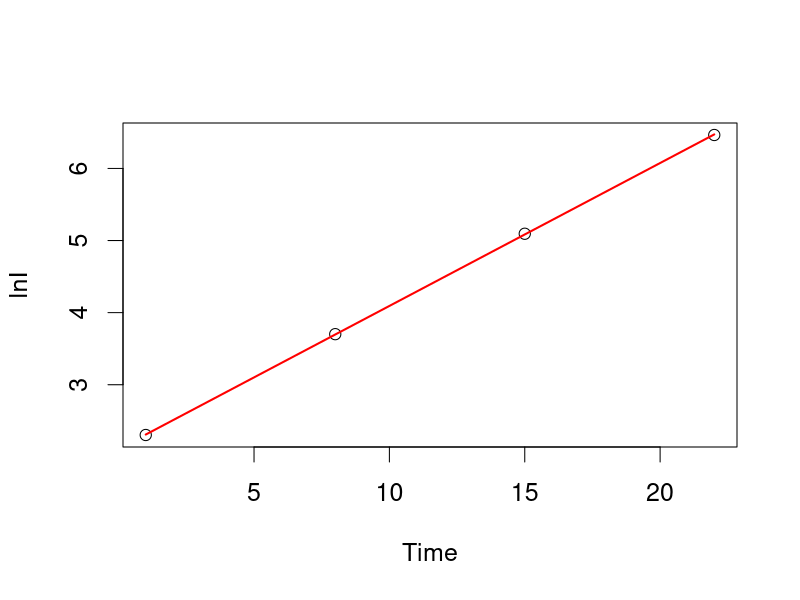

The R script that drew this image:
## Lab 3: SIR MODEL (cont'ed)
## Using the SIR model to study epidemic dynamics


#############################################################################
## !!! NOTE: Please focus on the questions in the lab slides (i.e. pdf file)  
##              -those are the core questions you need to answer. 
## Any additional questions in this R script are meant as guidelines.
#############################################################################

## if you haven't had it installed yet, type in the following first:
## install.packages('deSolve')
library(deSolve)

################################################################################
## SETTING UP THE SIR MODEL
################################################################################
# Step 1: code the SIR model (or function here)
SIR=function(t,state,parameters){
  with(as.list(c(state,parameters)),{
    # rate of change
    dS = -beta*S*I/N;
    dI= beta*S*I/N - gamma*I;
    
    # return the rate of change
    list(c(dS, dI))
  }) # end with(as.list...)
}

# Step 2: specify initial conditions/parameters
N=1e5; # population size
I0=10; # initial No. of Infectious people
S0=N-I0;  # initial No. of Susceptible people
state=c(S=S0, I=I0);  # store the inital conditions I & S together 
parameters=c(beta=.5,gamma=.3);  # store the model parameters, unit: per day

times=seq(0,100,by=1);  # set simulation time steps: 0 to 100 days here

# Step 3: call the ode function to generate the simulation
sim=ode(y=state,times=times,func=SIR,parms=parameters);



## LAB REPORT EXERCISES:
################################################################################
## Q1: What do we find R (# recovered)?
################################################################################
beta=.5; gamma=.3;
parameters=c(beta=beta,gamma=gamma)
times=seq(0,365,by=1);  # run for a year
state=c(S=S0,I=I0)
sim=ode(y=state,times=times,func=SIR,parms=parameters);
# what are S, I at each point in time?
# what is R at each point in time?

################################################################################
## Q2: TEST HOW BETA AND GAMMA (R0) AFFECT THE EPIDEMIC
################################################################################
## CHANGE THE PARAMETERS SPECIFIC IN THE LAB ASSIGNMENT
## RUN THE MODEL AND SEE THE DIFFERENCE
## REPORT YOUR FINDINGS

################################################################################
## Qs3&4: TEST EXPONENTIAL PERIOD: the first few weeks
################################################################################
N=1e5; I0=10; S0=N-I0;
state=c(S=S0,I=I0);
parameters=c(beta=.5,gamma=.3);

times=seq(0,100,by=1);
sim=ode(y=state,times=times,func=SIR,parms=parameters);
s=sim[,'S']/N
i=sim[,'I']/N

WkExp=4; # CHANGE THE NUMBER OF WEEK HERE
Iexp=sim[seq(1,length=WkExp,by=7),'I']; 
# NOTE: THE TIME STEP IN THE SIMULATION IS DAY, BUT WE ARE LOOKING AT WEEK HERE
# SO WE USE 'seq(1,length=WkExp,by=7)' TO EXTRACT THE CORRESPONDING DATE FOR EACH WEEK
lnI=log(Iexp); # TAKE THE LOG
tt=seq(1,length=WkExp,by=7)
fit=lm(lnI~tt) # LINEAR REGRESSION
slope=fit$coeff[2] ## extract the slope for the linear regression

par(mfrow=c(1,1),cex=1.5)
plot(tt,lnI,xlab='Time')
lines(tt,fit$coeff[1]+fit$coeff[2]*tt,col='red',lwd=2)

## NOW TRY HOW LONG THE EXPONENTIAL PERIOD CAN LAST BY CHANING WkExp by yourself


################################################################################
## Q5: TEST EPIDEMIC BURNOUT
################################################################################
